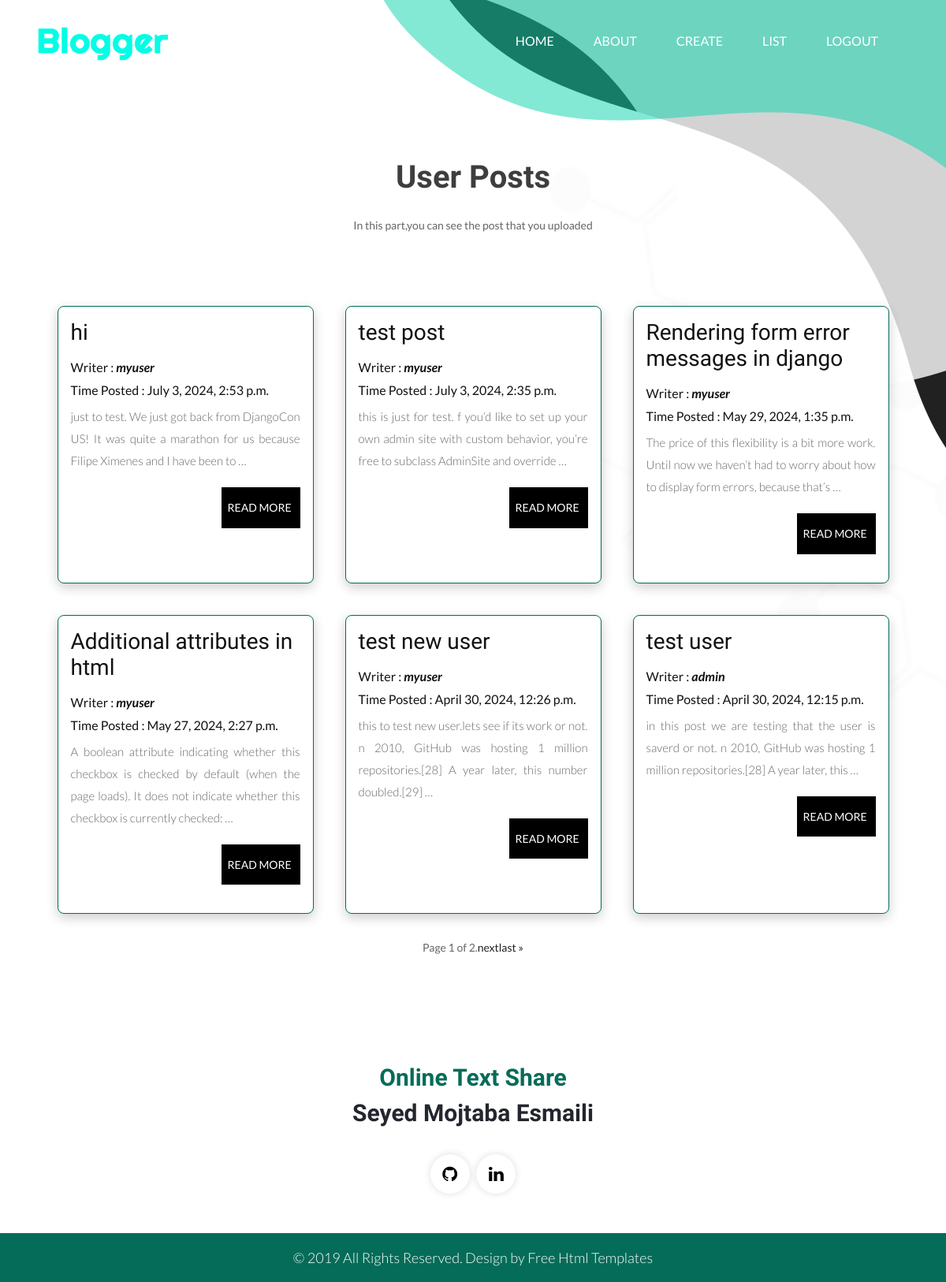
/list_posts/ (signed in), run on an earlier commit of the app's database.
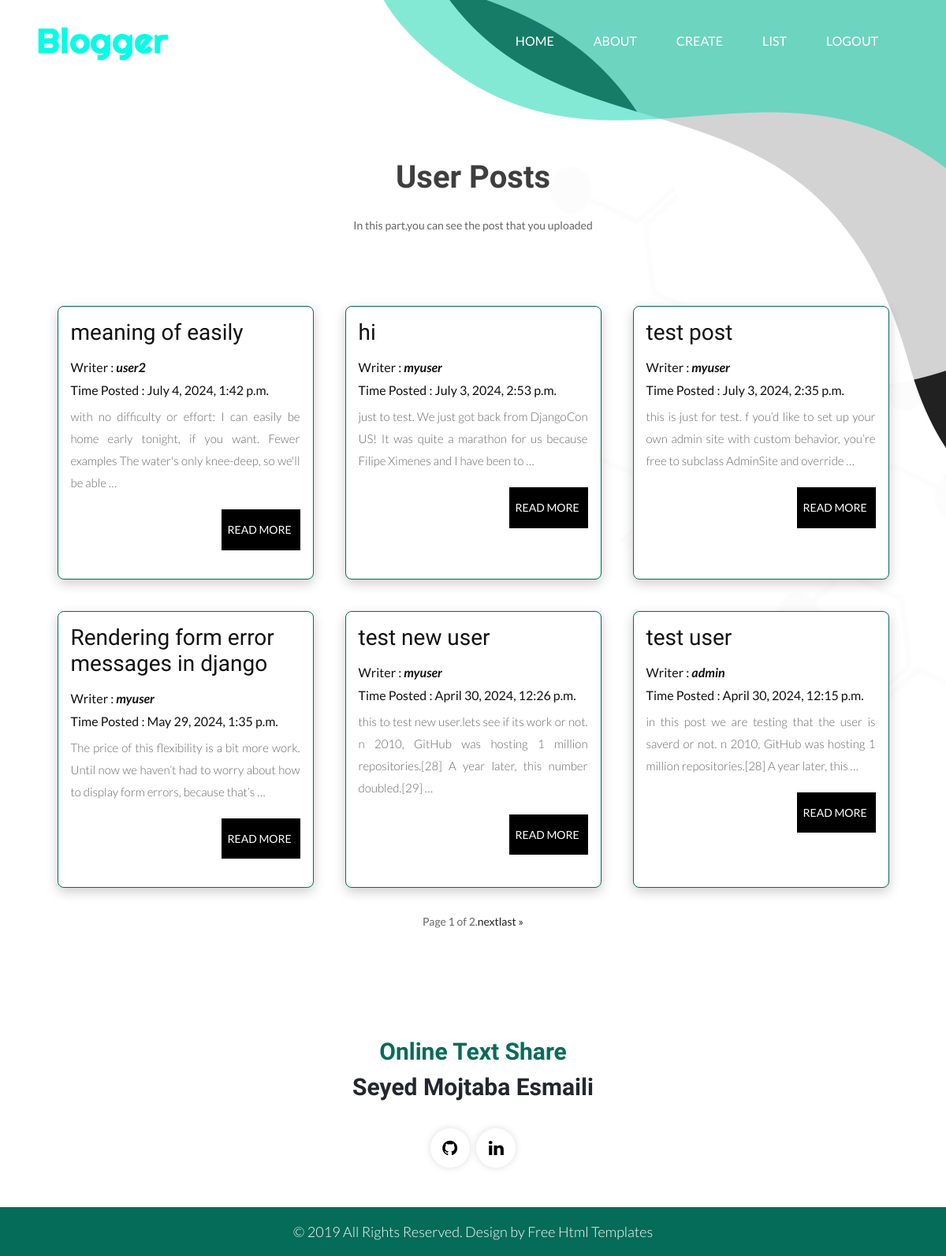
And on a later commit of the database.
### posts/models.py (models this page shows, shortened)
class Post(models.Model):
    title = models.CharField(max_length=100)
    content = models.TextField()
    date_posted = models.DateTimeField(default=timezone.now)
    is_publick = models.BooleanField(default=False)
    user = models.ForeignKey(User,on_delete=models.CASCADE,null=True)
    class Meta:
        ordering = ['-date_posted']

### posts/views.py (the view)
# urls.py: path('list_posts/',UserPostListView.as_view(),name='list_posts'),
class UserPostListView(LoginRequiredMixin,ListView):
    model=Post
    template_name = 'posts/post_list.html'
    context_object_name = 'posts_list'
    paginate_by = 6
    def get_queryset(self):
        if self.request.user.is_staff:           # check if superuser is logedtn, show all posts
            return Post.objects.all()
        return Post.objects.filter(user=self.request.user)         # if regular user,only show the users posts

### posts/templates/posts/post_list.html (shortened to what this page needs)
{% extends "posts/base.html" %}
{% load static %}
{% block content %}
      <div class="blog_main">
         <div class="container">
            <div class="row">
               <div class="col-md-12">
                  <div class="titlepage">
                     <h2>User Posts</h2>
                     <span>In this part,you can see the post that you uploaded</span>
                  </div>
               </div>
            </div>
            <div class='card-container'>
               {% for post in posts_list %}
                     <div class='card'>
                        <div class='card-content'>
                              <h3>{{post.title}}</h3>
                              <h4>Writer : <b><i>{{post.user.username}}</i></b></h4>
                              <h4>Time Posted : {{post.date_posted}}</h4>
                              <p>{{post.content|truncatewords:25}}</p>
                              <a href='/post_detail/{{post.id}}' class='post-btn'>Read More</a>
                        </div>
                     </div>
               {% endfor %}
            </div>
    <div class="pagination">
          Page {{ page_obj.number }} of {{ page_obj.paginator.num_pages }}.
      {% if page_obj.has_next %}
          <a href="?page={{ page_obj.next_page_number }}">next</a>
          <a href="?page={{ page_obj.paginator.num_pages }}">last &raquo;</a>
      {% endif %}
</div>
         </div>
      </div>
{% endblock content %}

### posts/templates/posts/base.html (shortened to what this page needs)
{% load static %}
<!DOCTYPE html>
<html lang="en">
   <head>
      <link rel="stylesheet" href="{% static 'posts/css/bootstrap.min.css' %}">
      <link rel="stylesheet" href="{% static 'posts/css/style.css' %}">
      <link rel="stylesheet" href="{% static 'posts/css/responsive.css' %}">
      <link rel="stylesheet" href="{% static 'posts/css/jquery.mCustomScrollbar.min.css' %}">
      <link rel="stylesheet" href="https://netdna.bootstrapcdn.com/font-awesome/4.0.3/css/font-awesome.css">
      <link rel="stylesheet" href="https://cdnjs.cloudflare.com/ajax/libs/fancybox/2.1.5/jquery.fancybox.min.css" media="screen">
   </head>
   <body class="main-layout">
    <header>
        <div  {% if request.path == "/" %}
                  class="head_top"
               {% else %}
                  class="head_top1"
               {% endif %}>
           <div class="header">
              <div class="container-fluid">
                 <div class="row">
                    <div class="col-xl-3 col-lg-3 col-md-3 col-sm-3 col logo_section">
                       <div class="full">
                          <div class="center-desk">
                             <div class="logo">
                                <a href='{% url "posts:home" %}'><img src="{% static 'posts/images/logo.png' %}" alt="#" /></a>
                             </div>
                          </div>
                       </div>
                    </div>
                    <div class="col-xl-9 col-lg-9 col-md-9 col-sm-9">
                       <nav class="navigation navbar navbar-expand-md navbar-dark ">
                          <div class="collapse navbar-collapse" id="navbarsExample04">
                             <ul class="navbar-nav mr-auto">
                                <li class="nav-item">
                                   <a class="nav-link" href='{% url "posts:home" %}'> Home  </a>
                                </li>
                                <li class="nav-item">
                                   <a class="nav-link" href="#contact">About</a>
                                </li>
                                <li class="nav-item">
                                   <a class="nav-link" href=' {% url "posts:create_post" %} '>Create</a>
                                </li>
                                <li class="nav-item">
                                    <a class="nav-link" href=' {% url "posts:list_posts" %} '>List</a>
                                 </li>
                                {% if user.is_authenticated %}
                                   <li class="nav-item">
                                       <a class="nav-link" href=' {% url "logout" %} '>Logout</a>
                                    </li>
                                {% endif %}
                             </ul>
                          </div>
                       </nav>
                    </div>
                 </div>
              </div>
           </div>
{% block content %}
{% endblock content %}
<footer>
    <div class="footer">
       <div class="container">
          <div class="row">
             <div class="col-md-12 ">
                <div class="cont">
                   <h3> <strong class="multi"> Online Text Share</strong><br>
                      Seyed Mojtaba Esmaili
                   </h3>
                </div>
             </div>
             <div class="col-md-12">
                <ul class="social_icon">
                   <li><a href="https://github.com/SMojtabaE" target=”_blank”><i class="fa fa-github" aria-hidden="true"></i></a></li>
                   <li><a href="https://www.linkedin.com/in/seyed-mojtaba-esmaili/" target=”_blank”><i class="fa fa-linkedin" aria-hidden="true"></i></i></a></li>
                </ul>
             </div>
          </div>
       </div>
       <div class="copyright">
          <div class="container">
             <div class="row">
                <div class="col-md-12">
                   <p>© 2019 All Rights Reserved. Design by  <a href="https://html.design/"> Free Html Templates</a></p>
                </div>
             </div>
          </div>
       </div>
    </div>
 </footer>
</body>
</html>

### posts/static/posts/css/style.css (style rules this page uses)
* { box-sizing: border-box !important; }
html { scroll-behavior: smooth; }
body { color: #666666; font-size: 14px; font-family: 'Lato', sans-serif; line-height: 1.80857; font-weight: normal; }
a { color: #1f1f1f; text-decoration: none !important; outline: none !important; -webkit-transition: all .3s ease-in-out; -moz-transition: all .3s ease-in-out; -ms-transition: all .3s ease-in-out; -o-transition: all .3s ease-in-out; transition: all .3s ease-in-out; }
h1, h2, h3, h4, h5, h6 { letter-spacing: 0; font-weight: normal; position: relative; padding: 0 0 10px 0; font-weight: normal; line-height: normal; color: #111111; margin: 0 }
h2 { font-size: 22px; font-family: 'Righteous', cursive; }
h3 { font-size: 18px; font-family: 'Righteous', cursive; }
h4 { font-size: 16px }
*, *::after, *::before { -webkit-box-sizing: border-box; -moz-box-sizing: border-box; box-sizing: border-box; }
ul, li, ol { margin: 0px; padding: 0px; list-style: none; }
p { margin: 0px; font-weight: 300; font-size: 17px; line-height: 28px; }
a { color: #222222; text-decoration: none; outline: none !important; }
a, .btn { text-decoration: none !important; outline: none !important; -webkit-transition: all .3s ease-in-out; -moz-transition: all .3s ease-in-out; -ms-transition: all .3s ease-in-out; -o-transition: all .3s ease-in-out; transition: all .3s ease-in-out; }
img { max-width: 100%; height: auto; }
.full { float: left; width: 100%; }
.full { width: 100%; float: left; margin: 0; padding: 0; }
.main-layout { background-repeat: no-repeat; background: url(../images/body_bg.png); }
.navigation.navbar { padding-top: 12px; float: right; }
.navigation.navbar-dark .navbar-nav .nav-link { padding: 0 25px; color: #fff; font-size: 16px; line-height: 20px; text-transform: uppercase; }
.head_top1 { background: url(../images/bottom.png); background-repeat: no-repeat; background-position: top; }
.header { width: 100%; background: transparent; padding: 30px 30px; }
.logo a { font-size: 40px; font-weight: bold; text-transform: uppercase; color: #fff; line-height: 40px; }
.titlepage { text-align: center; padding-bottom: 60px; }
.titlepage h2 { font-size: 40px; color: #3e3e3e; line-height: 57px; font-weight: bold; padding: 0; padding-bottom: 20px; }
.blog_main { margin-top: 85px; margin-bottom: 50px; }
.card-container { display: flex; justify-content: center; flex-wrap: wrap; margin-top: 10px; }
.card { width: 325px; border-radius: 8px; border: #046c58 solid 1px; overflow: hidden; box-shadow: 0px 5px 15px rgba(0,0,0,0.2); margin: 20px; }
.card-content { padding: 16px; }
.card-content h3 { font-size: 28px; margin-bottom: 8px; }
.card-content p { color: #666; font-size: 15px; text-align: justify; }
.card-content .post-btn { font-size: 14px; transition: ease-in all 0.5s; background-color: #000; text-transform: uppercase; color: #fff; padding: 13px 8px; float: right; display: block; margin-top: 20px; margin-bottom: 20px; margin-left: 5px; width: 100%; max-width: 100px; }
.multi { color: #046c58; }
.footer { background: #fff; }
.cont { text-align: center; margin-top: 80px; }
.cont h3 { font-family: 'Righteous', cursive; font-size: 30px; line-height: 45px; color: #23262d; font-weight: bold; padding-bottom: 30px; }
ul.social_icon { text-align: center; }
ul.social_icon li { display: inline-block; margin: 0 3px; }
ul.social_icon li a { background: #fff; box-shadow: #ddd 0px 0px 10px 0px; font-size: 22px; padding-top: 5px; border-radius: 50px; width: 50px; height: 50px; display: inline-block; color: #000000; }
.copyright { padding: 20px 0px; background: #046c58; margin-top: 50px; position: relative; }
.copyright p { color: #fff; font-size: 18px; line-height: 22px; text-align: center; }
.copyright a { color: #fff; }

What changed in the data, as far as the page shows it:
removed Post: title "Additional attributes in html", user.username "myuser", date_posted "May 27, 2024, 2:27 p.m.", content "A boolean attribute indicating whether this checkbox is checked by default (when the page loads). It does not indicate whether this checkbox is currently checked: …"
added Post: title "meaning of easily", user.username "user2", date_posted "July 4, 2024, 1:42 p.m.", content "with no difficulty or effort: I can easily be home early tonight, if you want. Fewer examples The water's only knee-deep, so we'll be able …"
